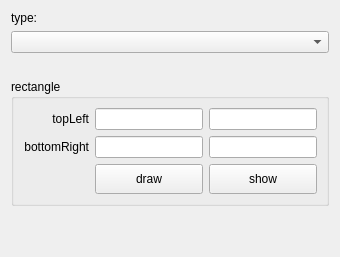
       <widget class="QWidget" name="tab_region">
        <property name="sizePolicy">
         <sizepolicy hsizetype="Preferred" vsizetype="Preferred">
          <horstretch>0</horstretch>
          <verstretch>0</verstretch>
         </sizepolicy>
        </property>
        <attribute name="title">
         <string>region</string>
        </attribute>
        <layout class="QVBoxLayout" name="verticalLayout" stretch="0,0,0,0,1">
         <item>
          <widget class="QLabel" name="label_17">
           <property name="text">
            <string>type:</string>
           </property>
          </widget>
         </item>
         <item>
          <widget class="QComboBox" name="region_type"/>
         </item>
         <item>
          <spacer name="verticalSpacer_5">
           <property name="orientation">
            <enum>Qt::Vertical</enum>
           </property>
           <property name="sizeType">
            <enum>QSizePolicy::Fixed</enum>
           </property>
           <property name="sizeHint" stdset="0">
            <size>
             <width>20</width>
             <height>20</height>
            </size>
           </property>
          </spacer>
         </item>
         <item>
          <widget class="QGroupBox" name="region_group_rect">
           <property name="title">
            <string>rectangle</string>
           </property>
           <layout class="QGridLayout" name="gridLayout_4">
            <item row="0" column="0">
             <widget class="QLabel" name="label">
              <property name="text">
               <string>topLeft</string>
              </property>
              <property name="alignment">
               <set>Qt::AlignRight|Qt::AlignTrailing|Qt::AlignVCenter</set>
              </property>
             </widget>
            </item>
            <item row="0" column="1">
             <widget class="QLineEdit" name="region_rect_tl_x">
              <property name="readOnly">
               <bool>true</bool>
              </property>
             </widget>
            </item>
            <item row="0" column="2">
             <widget class="QLineEdit" name="region_rect_tl_y">
              <property name="readOnly">
               <bool>true</bool>
              </property>
             </widget>
            </item>
            <item row="1" column="0">
             <widget class="QLabel" name="label_2">
              <property name="sizePolicy">
               <sizepolicy hsizetype="Fixed" vsizetype="Preferred">
                <horstretch>0</horstretch>
                <verstretch>0</verstretch>
               </sizepolicy>
              </property>
              <property name="text">
               <string>bottomRight</string>
              </property>
              <property name="alignment">
               <set>Qt::AlignRight|Qt::AlignTrailing|Qt::AlignVCenter</set>
              </property>
             </widget>
            </item>
            <item row="1" column="1">
             <widget class="QLineEdit" name="region_rect_br_x">
              <property name="readOnly">
               <bool>true</bool>
              </property>
             </widget>
            </item>
            <item row="1" column="2">
             <widget class="QLineEdit" name="region_rect_br_y">
              <property name="readOnly">
               <bool>true</bool>
              </property>
             </widget>
            </item>
            <item row="2" column="1">
             <widget class="QToolButton" name="region_draw_rect">
              <property name="sizePolicy">
               <sizepolicy hsizetype="Expanding" vsizetype="Expanding">
                <horstretch>0</horstretch>
                <verstretch>0</verstretch>
               </sizepolicy>
              </property>
              <property name="minimumSize">
               <size>
                <width>0</width>
                <height>30</height>
               </size>
              </property>
              <property name="text">
               <string>draw</string>
              </property>
              <property name="iconSize">
               <size>
                <width>20</width>
                <height>20</height>
               </size>
              </property>
             </widget>
            </item>
            <item row="2" column="2">
             <widget class="QToolButton" name="region_show_rect">
              <property name="sizePolicy">
               <sizepolicy hsizetype="Expanding" vsizetype="Expanding">
                <horstretch>0</horstretch>
                <verstretch>0</verstretch>
               </sizepolicy>
              </property>
              <property name="minimumSize">
               <size>
                <width>0</width>
                <height>30</height>
               </size>
              </property>
              <property name="text">
               <string>show</string>
              </property>
              <property name="iconSize">
               <size>
                <width>20</width>
                <height>20</height>
               </size>
              </property>
             </widget>
            </item>
           </layout>
          </widget>
         </item>
         <item>
          <spacer name="verticalSpacer">
           <property name="orientation">
            <enum>Qt::Vertical</enum>
           </property>
           <property name="sizeHint" stdset="0">
            <size>
             <width>20</width>
             <height>40</height>
            </size>
           </property>
          </spacer>
         </item>
        </layout>
       </widget>
